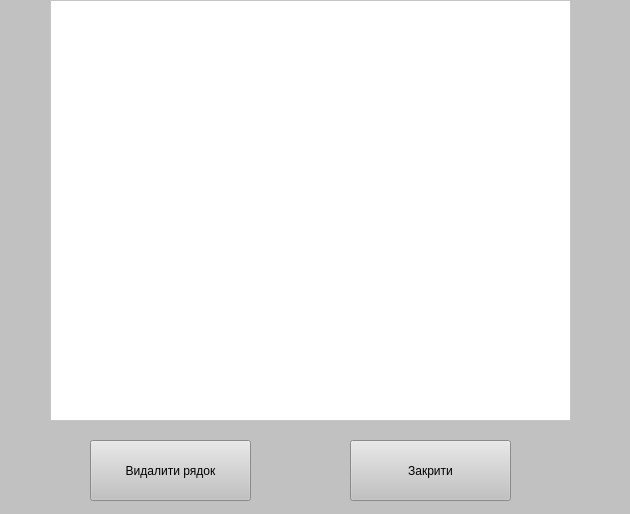
<?xml version="1.0" encoding="UTF-8"?>
<ui version="4.0">
 <class>Form</class>
 <widget class="QWidget" name="Form">
  <property name="geometry">
   <rect>
    <x>0</x>
    <y>0</y>
    <width>630</width>
    <height>514</height>
   </rect>
  </property>
  <property name="windowTitle">
   <string>Form</string>
  </property>
  <property name="styleSheet">
   <string notr="true">background-color: rgb(193, 193, 193);</string>
  </property>
  <widget class="QPushButton" name="pushButton">
   <property name="geometry">
    <rect>
     <x>90</x>
     <y>440</y>
     <width>161</width>
     <height>61</height>
    </rect>
   </property>
   <property name="text">
    <string>Видалити рядок</string>
   </property>
  </widget>
  <widget class="QTableView" name="tableView">
   <property name="geometry">
    <rect>
     <x>50</x>
     <y>0</y>
     <width>521</width>
     <height>421</height>
    </rect>
   </property>
   <property name="styleSheet">
    <string notr="true">background-color: rgb(255, 255, 255);</string>
   </property>
  </widget>
  <widget class="QPushButton" name="pushButton_2">
   <property name="geometry">
    <rect>
     <x>350</x>
     <y>440</y>
     <width>161</width>
     <height>61</height>
    </rect>
   </property>
   <property name="text">
    <string>Закрити</string>
   </property>
  </widget>
 </widget>
 <resources/>
 <connections/>
</ui>
